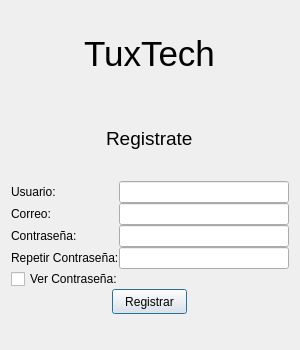
<?xml version="1.0" encoding="UTF-8"?>
<ui version="4.0">
 <class>vtnLogin</class>
 <widget class="QDialog" name="vtnLogin">
  <property name="geometry">
   <rect>
    <x>0</x>
    <y>0</y>
    <width>300</width>
    <height>350</height>
   </rect>
  </property>
  <property name="minimumSize">
   <size>
    <width>250</width>
    <height>300</height>
   </size>
  </property>
  <property name="maximumSize">
   <size>
    <width>300</width>
    <height>350</height>
   </size>
  </property>
  <property name="font">
   <font>
    <family>Segoe UI</family>
   </font>
  </property>
  <property name="windowTitle">
   <string>Login</string>
  </property>
  <property name="styleSheet">
   <string notr="true"/>
  </property>
  <property name="modal">
   <bool>false</bool>
  </property>
  <layout class="QVBoxLayout" name="verticalLayout_4">
   <item>
    <layout class="QVBoxLayout" name="verticalLayout_2">
     <property name="spacing">
      <number>0</number>
     </property>
     <item>
      <layout class="QVBoxLayout" name="verticalLayout_5">
       <property name="spacing">
        <number>0</number>
       </property>
       <item alignment="Qt::AlignmentFlag::AlignHCenter">
        <widget class="QLabel" name="label_2">
         <property name="font">
          <font>
           <family>Segoe UI</family>
           <pointsize>26</pointsize>
          </font>
         </property>
         <property name="text">
          <string>TuxTech</string>
         </property>
        </widget>
       </item>
       <item alignment="Qt::AlignmentFlag::AlignHCenter">
        <widget class="QLabel" name="label">
         <property name="font">
          <font>
           <family>Segoe UI</family>
           <pointsize>14</pointsize>
          </font>
         </property>
         <property name="frameShape">
          <enum>QFrame::Shape::NoFrame</enum>
         </property>
         <property name="text">
          <string>Registrate</string>
         </property>
        </widget>
       </item>
      </layout>
     </item>
     <item>
      <layout class="QHBoxLayout" name="horizontalLayout">
       <item>
        <widget class="QLabel" name="label_3">
         <property name="text">
          <string>Usuario:</string>
         </property>
        </widget>
       </item>
       <item>
        <widget class="QLineEdit" name="txtUsut">
         <property name="sizePolicy">
          <sizepolicy hsizetype="Fixed" vsizetype="Fixed">
           <horstretch>25</horstretch>
           <verstretch>0</verstretch>
          </sizepolicy>
         </property>
         <property name="minimumSize">
          <size>
           <width>100</width>
           <height>0</height>
          </size>
         </property>
         <property name="maximumSize">
          <size>
           <width>170</width>
           <height>16777215</height>
          </size>
         </property>
        </widget>
       </item>
      </layout>
     </item>
     <item>
      <layout class="QHBoxLayout" name="horizontalLayout_2">
       <item>
        <widget class="QLabel" name="label_4">
         <property name="text">
          <string>Correo:</string>
         </property>
        </widget>
       </item>
       <item>
        <widget class="QLineEdit" name="txtCorreo">
         <property name="maximumSize">
          <size>
           <width>170</width>
           <height>16777215</height>
          </size>
         </property>
        </widget>
       </item>
      </layout>
     </item>
     <item>
      <layout class="QHBoxLayout" name="horizontalLayout_3">
       <item>
        <widget class="QLabel" name="label_6">
         <property name="text">
          <string>Contraseña:</string>
         </property>
        </widget>
       </item>
       <item>
        <widget class="QLineEdit" name="txtPassword">
         <property name="maximumSize">
          <size>
           <width>170</width>
           <height>16777215</height>
          </size>
         </property>
        </widget>
       </item>
      </layout>
     </item>
     <item>
      <layout class="QHBoxLayout" name="horizontalLayout_4">
       <item>
        <widget class="QLabel" name="label_5">
         <property name="text">
          <string>Repetir Contraseña:</string>
         </property>
        </widget>
       </item>
       <item>
        <widget class="QLineEdit" name="txtRepetirPassword">
         <property name="maximumSize">
          <size>
           <width>170</width>
           <height>16777215</height>
          </size>
         </property>
        </widget>
       </item>
      </layout>
     </item>
     <item>
      <layout class="QVBoxLayout" name="verticalLayout_6">
       <item>
        <widget class="QCheckBox" name="chbVerPassword">
         <property name="text">
          <string>Ver Contraseña:</string>
         </property>
        </widget>
       </item>
       <item alignment="Qt::AlignmentFlag::AlignHCenter">
        <widget class="QPushButton" name="btnRegistrar">
         <property name="maximumSize">
          <size>
           <width>75</width>
           <height>25</height>
          </size>
         </property>
         <property name="text">
          <string>Registrar</string>
         </property>
         <property name="icon">
          <iconset resource="icon_resources.qrc">
           <normaloff>:/iconos/enter.svg</normaloff>:/iconos/enter.svg</iconset>
         </property>
        </widget>
       </item>
       <item>
        <spacer name="verticalSpacer">
         <property name="orientation">
          <enum>Qt::Orientation::Vertical</enum>
         </property>
         <property name="sizeType">
          <enum>QSizePolicy::Policy::Fixed</enum>
         </property>
         <property name="sizeHint" stdset="0">
          <size>
           <width>20</width>
           <height>25</height>
          </size>
         </property>
        </spacer>
       </item>
      </layout>
     </item>
    </layout>
   </item>
  </layout>
 </widget>
 <resources>
  <include location="icon_resources.qrc"/>
 </resources>
 <connections/>
</ui>
